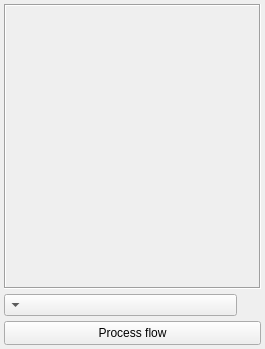
<?xml version="1.0" encoding="UTF-8"?>
<ui version="4.0">
 <class>ProcessorFlowDockWidget</class>
 <widget class="QDockWidget" name="ProcessorFlowDockWidget">
  <property name="geometry">
   <rect>
    <x>0</x>
    <y>0</y>
    <width>265</width>
    <height>349</height>
   </rect>
  </property>
  <property name="sizePolicy">
   <sizepolicy hsizetype="Preferred" vsizetype="Minimum">
    <horstretch>0</horstretch>
    <verstretch>0</verstretch>
   </sizepolicy>
  </property>
  <property name="minimumSize">
   <size>
    <width>100</width>
    <height>111</height>
   </size>
  </property>
  <property name="maximumSize">
   <size>
    <width>300</width>
    <height>524287</height>
   </size>
  </property>
  <property name="floating">
   <bool>true</bool>
  </property>
  <property name="features">
   <set>QDockWidget::DockWidgetFloatable|QDockWidget::DockWidgetMovable</set>
  </property>
  <property name="allowedAreas">
   <set>Qt::LeftDockWidgetArea|Qt::RightDockWidgetArea</set>
  </property>
  <property name="windowTitle">
   <string>Process flow</string>
  </property>
  <widget class="QWidget" name="dockWidgetContents">
   <layout class="QVBoxLayout" name="verticalLayout" stretch="1,0,0">
    <property name="spacing">
     <number>4</number>
    </property>
    <property name="leftMargin">
     <number>4</number>
    </property>
    <property name="topMargin">
     <number>4</number>
    </property>
    <property name="rightMargin">
     <number>4</number>
    </property>
    <property name="bottomMargin">
     <number>4</number>
    </property>
    <item>
     <widget class="QFrame" name="vboxLayoutProcessorsFrame">
      <property name="sizePolicy">
       <sizepolicy hsizetype="Preferred" vsizetype="MinimumExpanding">
        <horstretch>0</horstretch>
        <verstretch>0</verstretch>
       </sizepolicy>
      </property>
      <property name="frameShape">
       <enum>QFrame::Box</enum>
      </property>
      <property name="frameShadow">
       <enum>QFrame::Sunken</enum>
      </property>
      <layout class="QVBoxLayout" name="verticalLayout_2">
       <property name="leftMargin">
        <number>0</number>
       </property>
       <property name="topMargin">
        <number>0</number>
       </property>
       <property name="rightMargin">
        <number>0</number>
       </property>
       <property name="bottomMargin">
        <number>0</number>
       </property>
       <item>
        <layout class="QVBoxLayout" name="vboxLayoutProcessors" stretch="0">
         <property name="spacing">
          <number>0</number>
         </property>
         <property name="topMargin">
          <number>0</number>
         </property>
         <item>
          <spacer name="verticalSpacer_2">
           <property name="orientation">
            <enum>Qt::Vertical</enum>
           </property>
           <property name="sizeHint" stdset="0">
            <size>
             <width>20</width>
             <height>20</height>
            </size>
           </property>
          </spacer>
         </item>
        </layout>
       </item>
      </layout>
     </widget>
    </item>
    <item>
     <layout class="QHBoxLayout" name="horizontalLayout_2" stretch="0,0">
      <property name="spacing">
       <number>0</number>
      </property>
      <item>
       <widget class="QComboBox" name="cb_processorType">
        <property name="minimumSize">
         <size>
          <width>0</width>
          <height>22</height>
         </size>
        </property>
        <property name="maximumSize">
         <size>
          <width>16777215</width>
          <height>22</height>
         </size>
        </property>
        <property name="layoutDirection">
         <enum>Qt::RightToLeft</enum>
        </property>
       </widget>
      </item>
      <item>
       <widget class="QPushButton" name="pb_addProcessor">
        <property name="minimumSize">
         <size>
          <width>24</width>
          <height>24</height>
         </size>
        </property>
        <property name="maximumSize">
         <size>
          <width>24</width>
          <height>24</height>
         </size>
        </property>
        <property name="text">
         <string/>
        </property>
        <property name="icon">
         <iconset resource="../icons.qrc">
          <normaloff>:/icons/Icons/002-plus-1.png</normaloff>:/icons/Icons/002-plus-1.png</iconset>
        </property>
        <property name="iconSize">
         <size>
          <width>14</width>
          <height>14</height>
         </size>
        </property>
        <property name="flat">
         <bool>true</bool>
        </property>
       </widget>
      </item>
     </layout>
    </item>
    <item>
     <widget class="QPushButton" name="pb_processFlow">
      <property name="minimumSize">
       <size>
        <width>0</width>
        <height>24</height>
       </size>
      </property>
      <property name="maximumSize">
       <size>
        <width>16777215</width>
        <height>24</height>
       </size>
      </property>
      <property name="text">
       <string>Process flow</string>
      </property>
     </widget>
    </item>
   </layout>
  </widget>
 </widget>
 <resources>
  <include location="../icons.qrc"/>
 </resources>
 <connections/>
</ui>
